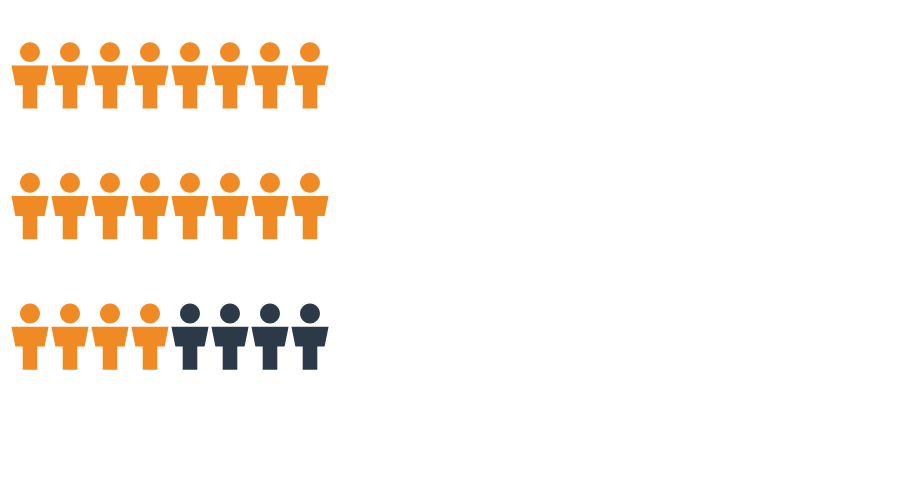

Vega-Lite specification stored for this chart:
### Vega-Lite specification from a JSON file in a GitHub repository (floating-point values rounded to 4 significant figures)
{"$schema": "https://vega.github.io/schema/vega-lite/v5.json", "description": "A class of 24 teenagers aged 15 to 17 using ABS NNPAS 2023 rates: 20 have a smartphone in their bedroom (82.9%), 2 are active every day (7.6%), none meet every movement guideline (0.6%).", "width": "container", "height": 250, "autosize": {"type": "fit-x", "contains": "padding"}, "params": [{"name": "measure", "value": "phone", "bind": {"input": "radio", "name": "Show", "options": ["phone", "active", "all"], "labels": ["Phone in bedroom", "Active every day", "Meet every guideline"]}}], "data": {"sequence": {"start": 0, "stop": 24, "as": "i"}}, "transform": [{"calculate": "datum.i % 8", "as": "col"}, {"calculate": "floor(datum.i / 8)", "as": "row"}, {"calculate": "measure == 'phone' ? 20 : measure == 'active' ? 2 : 0", "as": "n"}, {"calculate": "datum.i < datum.n", "as": "yes"}], "layer": [{"mark": {"type": "point", "shape": "M-0.3,-0.7a0.3,0.3 0 1,0 0.6,0a0.3,0.3 0 1,0 -0.6,0Z M-0.56,-0.3L0.56,-0.3L0.44,0.3L0.22,0.3L0.22,1L-0.22,1L-0.22,0.3L-0.44,0.3Z", "filled": true, "size": {"expr": "width < 420 ? 1100 : 2200"}, "opacity": 1, "strokeWidth": 0}, "encoding": {"x": {"field": "col", "type": "ordinal", "axis": null}, "y": {"field": "row", "type": "ordinal", "axis": null}, "color": {"condition": {"test": "datum.yes", "value": {"expr": "measure == 'phone' ? '#f08a24' : '#4fa8ec'"}}, "value": "#2c3a48"}}}, {"data": {"values": [{}]}, "mark": {"type": "text", "align": "left", "baseline": "top", "fontSize": 17, "fontWeight": "bold", "color": "#efe6d6", "x": 0, "y": 278}, "encoding": {"text": {"value": {"expr": "measure == 'phone' ? '20 of 24 have a smartphone in their bedroom (82.9%)' : measure == 'active' ? '2 of 24 are active for an hour every day (7.6%)' : 'None of the 24 meet every movement guideline (0.6%)'"}}}}], "config": {"font": "\"Source Sans 3\", \"Segoe UI\", sans-serif", "view": {"stroke": null}, "background": null}}
